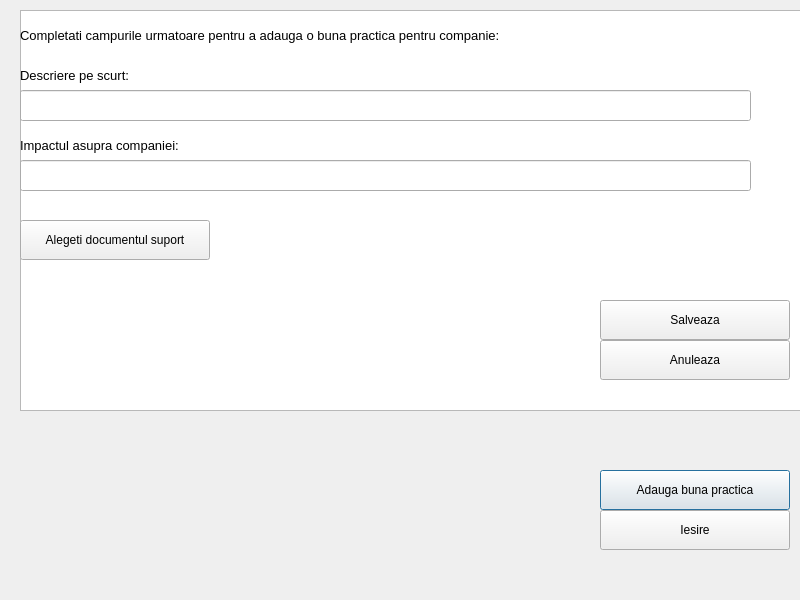
<?xml version="1.0" encoding="UTF-8"?>
<ui version="4.0">
 <class>Cunoastere</class>
 <widget class="QDialog" name="Cunoastere">
  <property name="geometry">
   <rect>
    <x>0</x>
    <y>0</y>
    <width>800</width>
    <height>600</height>
   </rect>
  </property>
  <property name="windowTitle">
   <string>Dialog</string>
  </property>
  <widget class="QPushButton" name="add">
   <property name="geometry">
    <rect>
     <x>600</x>
     <y>470</y>
     <width>190</width>
     <height>40</height>
    </rect>
   </property>
   <property name="text">
    <string>Adauga buna practica</string>
   </property>
  </widget>
  <widget class="QPushButton" name="iesire">
   <property name="geometry">
    <rect>
     <x>600</x>
     <y>510</y>
     <width>190</width>
     <height>40</height>
    </rect>
   </property>
   <property name="text">
    <string>Iesire</string>
   </property>
  </widget>
  <widget class="QTableView" name="tableView">
   <property name="geometry">
    <rect>
     <x>20</x>
     <y>10</y>
     <width>781</width>
     <height>401</height>
    </rect>
   </property>
  </widget>
  <widget class="QLabel" name="label">
   <property name="geometry">
    <rect>
     <x>20</x>
     <y>20</y>
     <width>631</width>
     <height>31</height>
    </rect>
   </property>
   <property name="font">
    <font>
     <pointsize>10</pointsize>
    </font>
   </property>
   <property name="text">
    <string>Completati campurile urmatoare pentru a adauga o buna practica pentru companie:</string>
   </property>
  </widget>
  <widget class="QLabel" name="label2">
   <property name="geometry">
    <rect>
     <x>20</x>
     <y>60</y>
     <width>631</width>
     <height>31</height>
    </rect>
   </property>
   <property name="font">
    <font>
     <pointsize>10</pointsize>
    </font>
   </property>
   <property name="text">
    <string>Descriere pe scurt:</string>
   </property>
  </widget>
  <widget class="QLineEdit" name="lineEdit">
   <property name="geometry">
    <rect>
     <x>20</x>
     <y>90</y>
     <width>731</width>
     <height>31</height>
    </rect>
   </property>
   <property name="font">
    <font>
     <pointsize>9</pointsize>
    </font>
   </property>
  </widget>
  <widget class="QLabel" name="label3">
   <property name="geometry">
    <rect>
     <x>20</x>
     <y>130</y>
     <width>631</width>
     <height>31</height>
    </rect>
   </property>
   <property name="font">
    <font>
     <pointsize>10</pointsize>
    </font>
   </property>
   <property name="text">
    <string>Impactul asupra companiei:</string>
   </property>
  </widget>
  <widget class="QLineEdit" name="lineEdit2">
   <property name="geometry">
    <rect>
     <x>20</x>
     <y>160</y>
     <width>731</width>
     <height>31</height>
    </rect>
   </property>
   <property name="font">
    <font>
     <pointsize>9</pointsize>
    </font>
   </property>
  </widget>
  <widget class="QPushButton" name="document">
   <property name="geometry">
    <rect>
     <x>20</x>
     <y>220</y>
     <width>190</width>
     <height>40</height>
    </rect>
   </property>
   <property name="text">
    <string>Alegeti documentul suport</string>
   </property>
  </widget>
  <widget class="QPushButton" name="salveaza">
   <property name="geometry">
    <rect>
     <x>600</x>
     <y>300</y>
     <width>190</width>
     <height>40</height>
    </rect>
   </property>
   <property name="text">
    <string>Salveaza</string>
   </property>
  </widget>
  <widget class="QPushButton" name="anuleaza">
   <property name="geometry">
    <rect>
     <x>600</x>
     <y>340</y>
     <width>190</width>
     <height>40</height>
    </rect>
   </property>
   <property name="text">
    <string>Anuleaza</string>
   </property>
  </widget>
 </widget>
 <resources/>
 <connections/>
</ui>
